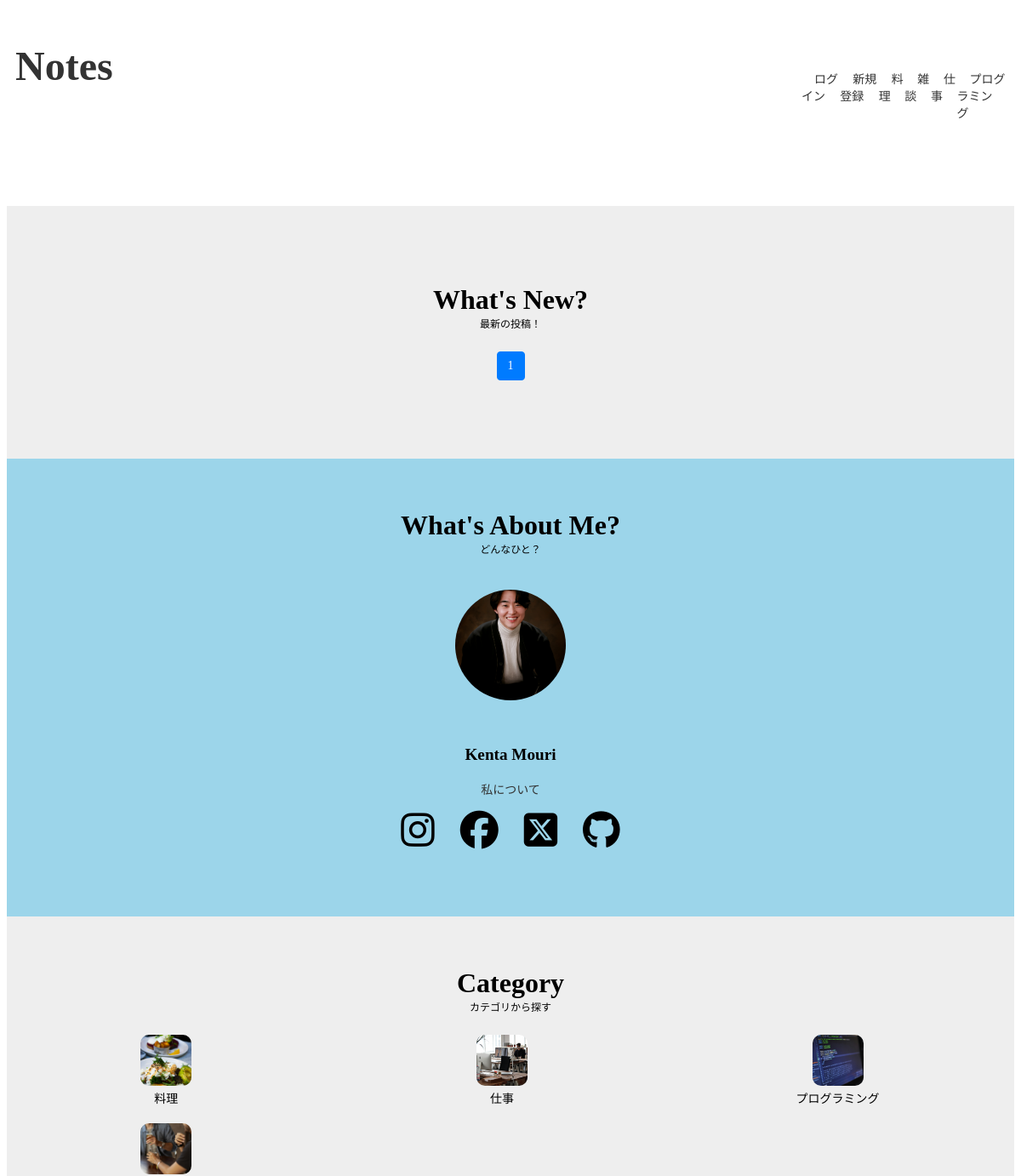
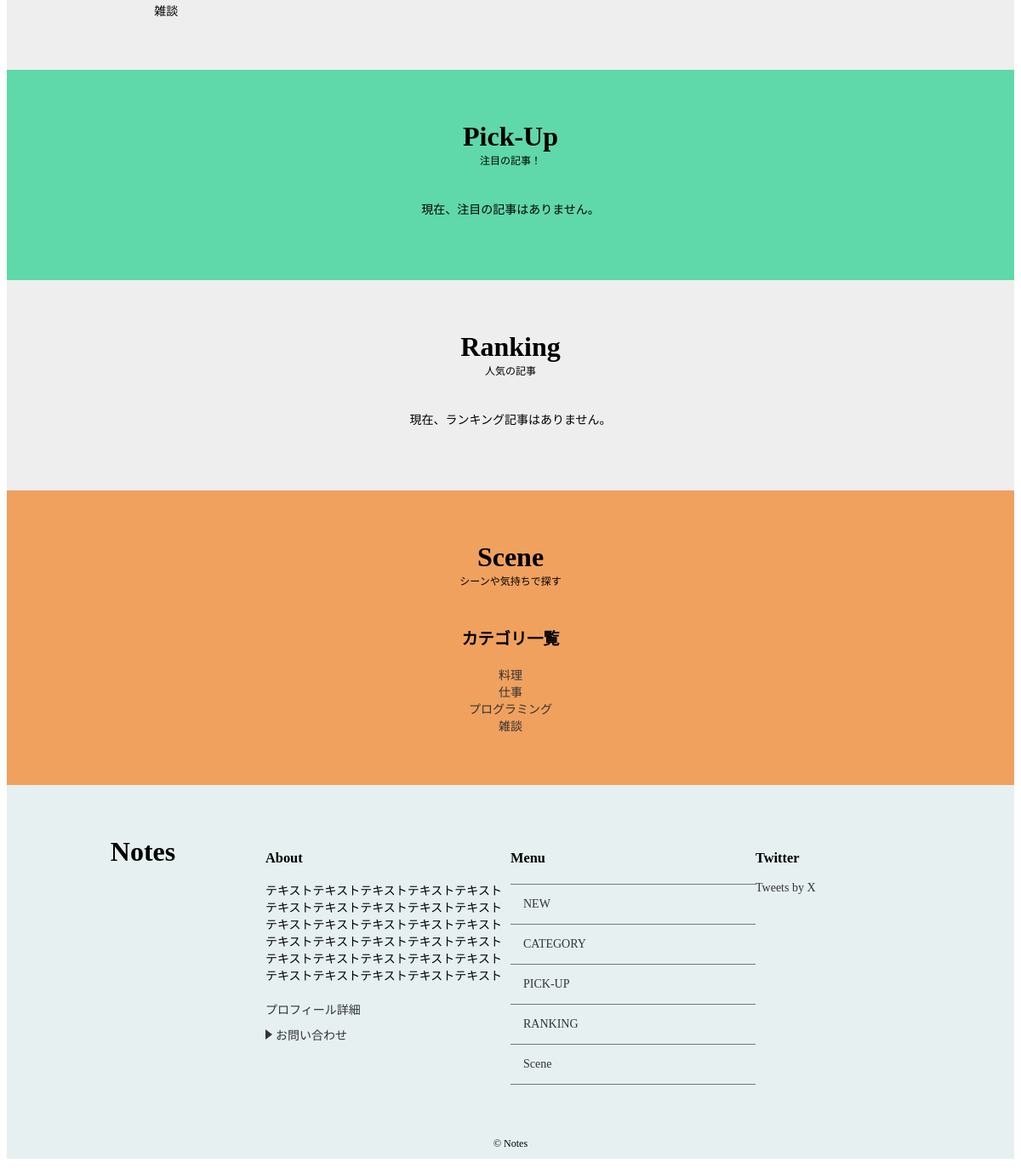
Page /category/1/ on the committed database (2 pictures, top to bottom).
### notes/models.py (models this page shows)
class Category(models.Model):
    name = models.CharField('カテゴリ',max_length=30)
    image = models.ImageField(upload_to='category_images/', blank=True,null=True)
    created_at = models.DateField('作成日',default=timezone.now)
    def __str__(self):
        return self.name

### notes/views.py (the view)
# urls.py: path('category/<int:pk>/',views.CategoryView.as_view(),name='category'),
class CategoryView(generic.ListView):
    model = Post
    paginate_by = 10
    template_name = 'notes/post_listhtml'
    context_object_name = 'post_list'
    def get_queryset(self):
        category = get_object_or_404(Category,pk=self.kwargs['pk'])
        queryset = Post.objects.order_by('-created_at').filter(category=category)
        return queryset

### notes/context_processors.py (called while the page is built)
def common(repuest):
    context = {
        'category_list':Category.objects.all(),
    }
    return context

### notes/templatetags/mytag.py (called while the page is built)
@register.simple_tag
def url_replace(request,field,value):
    url_dict =request.GET.copy()
    url_dict[field] = value
    return url_dict.urlencode()

### notes/templates/notes/post_list.html (shortened to what this page needs)
{% extends 'notes/base.html' %}
{% load static %}
{% block content %}
<div id="container">
  <div id="main-container">
    <main id="main" class="wrapper">
      <div class="container-top">
        What's New?
      </div>
      <div class="container-subtop">
        最新の投稿！
      </div>
      <div class="page-menu">
      {% include 'notes/page.html' %}
      </div>
    </main>
  </div>
    <aside id="sidebar">
      <div id="author-container">
        <section class="author wrapper">
          <div class="author-top">
            What's About Me?
          </div>
          <div class="author-subtop">
            どんなひと？
          </div>
          <img src="{% static 'notes/images/my_prof.jpg' %}" alt="">
          <h3 class="section-title">Kenta Mouri</h3>
          <div class="read-me">
            <a href="{% url 'notes:about' %}">私について</a>
          </div>
          <nav>
            <ul class="social-icons">
              <li><a href="https://www.instagram.com/your_username" target="_blank"><i class="fa-brands fa-instagram"></i></a></li>
              <li><a href="https://www.facebook.com/your_username" target="_blank"><i class="fa-brands fa-facebook"></i></a></li>
              <li><a href="https://twitter.com/your_username" target="_blank"><i class="fa-brands fa-square-x-twitter"></i></a></li>
              <li><a href="https://github.com/your_username" target="_blank"><i class="fa-brands fa-github"></i></a></li>
            </ul>
          </nav>
        </section>
      </div>
      <div id="category-container">
        <section class="category wrapper">
          <div class="category-top">
            Category
          </div>
          <div class="category-subtop">
            カテゴリから探す
          </div>
          <div class="category-list-container">
            {% for category in category_list %}
            <div class="category-list">
              <a class="" href="{% url 'notes:category' category.pk %}">
                {% if category.image %}
                <img class="category-image" src="{{ category.image.url }}" alt="{{ category.name }}">
                {% else %}
                <p>画像がありません。</p>
                {% endif%}
              </a>
              <p>{{ category.name }}</p>
            </div>
            {% endfor %}
          </div>
        </section>
      </div>
      <div id="pick-up-container">
        <section class="pick-up wrapper">
          <div class="pick-up-top">
            Pick-Up
          </div>
          <div class="pick-up-subtop">
            注目の記事！
          </div>
          <div class="pick-up-list-container">
            {% if pickups %}
              {% for pickup in pickups %}
              <div class="pick-up-list">
                <a class="" href="{% url 'notes:detail' pickup.pk %}">
                  {% if pickup.image %}
                  <img class="pick-up-image" src="{{ pickup.image.url }}" alt="{{ pickup.name }}">
                  {% else %}
                  <p>画像がありません。</p>
                  {% endif %}
                  </a>
                <p>#{{ pickup.id}}  {{ pickup.title }}</p>
                <p>観覧数: {{ pickup.views }}</p>
              </div>
              {% endfor %}
            {% else %}
              <p>現在、注目の記事はありません。</p>
            {% endif %}
          </div>
        </section>
      </div>
      <div id="ranking-container">
        <section class="ranking wrapper">
          <div class="ranking-top">
            Ranking
          </div>
          <div class="ranking-subtop">
            人気の記事
          </div>
          <div class="ranking-list-container">
            {% if ranked_posts %}
              {% for ranked_post in ranked_posts %}
              <div class="ranking-list">
                <a class="" href="{% url 'notes:detail' ranked_post.pk %}">
                  {% if ranked_post.image %}
                  <img class="ranking-image" src="{{ ranked_post.image.url }}" alt="{{ ranked_post.title }}">
                  {% else %}
                  <p>画像がありません。</p>
                  {% endif %}
                  </a>
                <p>#{{ ranked_post.id}}  {{ ranked_post.title }}</p>
                <p>いいね数 : {{ ranked_post.likes_count }}</p>
              </div>
              {% endfor %}
            {% else %}
              <p>現在、ランキング記事はありません。</p>
            {% endif %}
          </div>
        </section>
      </div>
      <div id="scene-container">
        <section class="scene wrapper">
          <div class="scene-top">
            Scene
          </div>
          <div class="scene-subtop">
            シーンや気持ちで探す
          </div>
          <div>
            <h3 class="section-title">カテゴリ一覧</h3>
            {% for category in category_list %}
            <div class="category-list"><a class="" href="{% url 'notes:category' category.pk %}">{{ category }}</a></div>
            {% endfor %}
          </div>
        </section>
      </div>
    </aside>
  </div>
{% endblock %}

### notes/static/notes/css/index.css (style rules this page uses)
* { box-sizing: border-box; }
html { font-size: 100%; scroll-behavior: smooth; }
body { font-size: 0.875rem; background-color: #ffffff; }
a { color: #333; text-decoration: none; transform: all 0.5s; }
img { max-width: 100%; }
li { list-style: none }
.wrapper { max-width: 1200px; margin: 0 auto; padding: 0 0; }
#container { align-items: center; }
.container-top { display: inline-block; width: 100%; text-align: center; font-size: 2rem; font-weight: bold; }
.container-subtop { display: inline-block; width: 100%; text-align: center; margin-bottom: 1.5rem; font-size: 0.75rem; }
#main-container { background-color: #eeeeee; padding-top: 60px; padding-bottom: 60px; }
#author-container { background-color: #9CD5EA; padding-top: 60px; padding-bottom: 60px; }
.author-top { display: inline-block; width: 100%; text-align: center; font-size: 2rem; font-weight: bold; }
.author-subtop { display: inline-block; width: 100%; text-align: center; margin-bottom: 1.5rem; font-size: 0.75rem; }
.author { text-align: center; }
.author img { width: 130px; height: 130px; border-radius: 50%; margin-top: 15px; margin-bottom: 30px; text-align: center; object-fit: cover; }
.read-me { margin: 5px 0 10px 0; }
.social-icons { display: flex; gap: 30px; list-style: none; padding: 0; justify-content: center; }
.social-icons li { display: inline-block; }
.social-icons a { text-decoration: none; color: #000; font-size: 45px; transition: color 0.3s ease; }
#category-container { background-color: #eeeeee; padding-top: 60px; padding-bottom: 60px; }
.category-top { display: inline-block; width: 100%; text-align: center; font-size: 2rem; font-weight: bold; }
.category-subtop { display: inline-block; width: 100%; text-align: center; margin-bottom: 1.5rem; font-size: 0.75rem; }
.category { text-align: center; }
.category-list-container { display: flex; flex-wrap: wrap; gap: 20px; }
.category-list { flex: 0 0 calc(33.33% - 20px); box-sizing: border-box; text-align: center; }
.category-list p { margin: 0; }
.category-image { width: 60px; height: 60px; object-fit: cover; border-radius: 10px; }
#pick-up-container { background-color: #5FD8AA; padding-top: 60px; padding-bottom: 60px; }
.pick-up-top { display: inline-block; width: 100%; text-align: center; font-size: 2rem; font-weight: bold; }
.pick-up-subtop { display: inline-block; width: 100%; text-align: center; margin-bottom: 1.5rem; font-size: 0.75rem; }
.pick-up-list-container { text-align: center; }
#ranking-container { background-color: #eeeeee; padding-top: 60px; padding-bottom: 60px; }
.ranking-top { display: inline-block; width: 100%; text-align: center; font-size: 2rem; font-weight: bold; }
.ranking-subtop { display: inline-block; width: 100%; text-align: center; margin-bottom: 1.5rem; font-size: 0.75rem; }
.ranking-list-container { text-align: center; }
#scene-container { background-color: #F0A15E; padding-top: 60px; padding-bottom: 60px; }
.scene-top { display: inline-block; width: 100%; text-align: center; font-size: 2rem; font-weight: bold; }
.scene-subtop { display: inline-block; width: 100%; text-align: center; margin-bottom: 1.5rem; font-size: 0.75rem; }
.scene { text-align: center; }
.section-title { font-size: 1.2rem; }
@media (min-width: 768px) { #main { max-width: 1024px; margin: 0 auto; padding: 2rem; } }

### rows in the picture
Category: image (picture), name "料理"
Category: image (picture), name "仕事"
Category: image (picture), name "プログラミング"
Category: image (picture), name "雑談"

### other values in the picture
{{ link_page }} "1"
